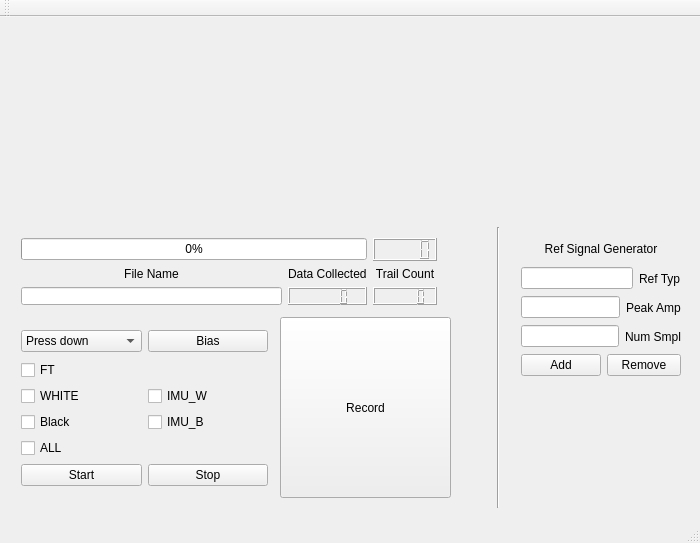
<?xml version="1.0" encoding="UTF-8"?>
<ui version="4.0">
 <class>MainWindow</class>
 <widget class="QMainWindow" name="MainWindow">
  <property name="geometry">
   <rect>
    <x>0</x>
    <y>0</y>
    <width>700</width>
    <height>543</height>
   </rect>
  </property>
  <property name="windowTitle">
   <string>MainWindow</string>
  </property>
  <widget class="QWidget" name="centralWidget">
   <property name="enabled">
    <bool>true</bool>
   </property>
   <widget class="QCustomPlot" name="customPlot" native="true">
    <property name="geometry">
     <rect>
      <x>10</x>
      <y>-10</y>
      <width>681</width>
      <height>211</height>
     </rect>
    </property>
   </widget>
   <widget class="QWidget" name="verticalLayoutWidget_3">
    <property name="geometry">
     <rect>
      <x>510</x>
      <y>210</y>
      <width>182</width>
      <height>161</height>
     </rect>
    </property>
    <layout class="QVBoxLayout" name="verticalLayout_6">
     <item>
      <layout class="QVBoxLayout" name="verticalLayout_4">
       <item>
        <widget class="QLabel" name="label">
         <property name="text">
          <string>&lt;html&gt;&lt;head/&gt;&lt;body&gt;&lt;p align=&quot;center&quot;&gt;Ref Signal Generator&lt;/p&gt;&lt;/body&gt;&lt;/html&gt;</string>
         </property>
        </widget>
       </item>
       <item>
        <layout class="QHBoxLayout" name="horizontalLayout_3">
         <item>
          <widget class="QLineEdit" name="Generator_type">
           <property name="text">
            <string/>
           </property>
          </widget>
         </item>
         <item>
          <widget class="QLabel" name="label_4">
           <property name="text">
            <string>Ref Typ</string>
           </property>
          </widget>
         </item>
        </layout>
       </item>
       <item>
        <layout class="QHBoxLayout" name="horizontalLayout_4">
         <item>
          <widget class="QLineEdit" name="Peak_amp">
           <property name="text">
            <string/>
           </property>
          </widget>
         </item>
         <item>
          <widget class="QLabel" name="label_5">
           <property name="text">
            <string>Peak Amp</string>
           </property>
          </widget>
         </item>
        </layout>
       </item>
       <item>
        <layout class="QHBoxLayout" name="horizontalLayout_6">
         <item>
          <widget class="QLineEdit" name="Num_sampls">
           <property name="text">
            <string/>
           </property>
          </widget>
         </item>
         <item>
          <widget class="QLabel" name="label_6">
           <property name="text">
            <string>Num Smpl</string>
           </property>
          </widget>
         </item>
        </layout>
       </item>
       <item>
        <layout class="QFormLayout" name="formLayout_3">
         <item row="0" column="0">
          <widget class="QPushButton" name="pushButton_add_generator">
           <property name="text">
            <string>Add</string>
           </property>
          </widget>
         </item>
         <item row="0" column="1">
          <widget class="QPushButton" name="pushButton_remove_generator">
           <property name="text">
            <string>Remove</string>
           </property>
          </widget>
         </item>
        </layout>
       </item>
      </layout>
     </item>
    </layout>
   </widget>
   <widget class="QWidget" name="verticalLayoutWidget_6">
    <property name="geometry">
     <rect>
      <x>10</x>
      <y>210</y>
      <width>438</width>
      <height>89</height>
     </rect>
    </property>
    <layout class="QVBoxLayout" name="verticalLayout_9">
     <item>
      <layout class="QHBoxLayout" name="horizontalLayout_9">
       <item>
        <widget class="QProgressBar" name="progressBar">
         <property name="value">
          <number>0</number>
         </property>
        </widget>
       </item>
       <item>
        <widget class="QLCDNumber" name="countdown">
         <property name="lineWidth">
          <number>1</number>
         </property>
         <property name="smallDecimalPoint">
          <bool>false</bool>
         </property>
        </widget>
       </item>
      </layout>
     </item>
     <item>
      <layout class="QHBoxLayout" name="horizontalLayout_8">
       <item>
        <layout class="QVBoxLayout" name="verticalLayout_5">
         <item>
          <widget class="QLabel" name="label_7">
           <property name="text">
            <string>&lt;html&gt;&lt;head/&gt;&lt;body&gt;&lt;p align=&quot;center&quot;&gt;File Name&lt;/p&gt;&lt;/body&gt;&lt;/html&gt;</string>
           </property>
          </widget>
         </item>
         <item>
          <widget class="QLineEdit" name="BAG_file_name">
           <property name="text">
            <string/>
           </property>
          </widget>
         </item>
        </layout>
       </item>
       <item>
        <layout class="QVBoxLayout" name="verticalLayout_7">
         <item>
          <widget class="QLabel" name="label_3">
           <property name="text">
            <string>Data Collected</string>
           </property>
          </widget>
         </item>
         <item>
          <widget class="QLCDNumber" name="sampleCount">
           <property name="styleSheet">
            <string notr="true">color: qconicalgradient(cx:0.5, cy:0.5, angle:0, stop:0 rgba(255, 255, 255, 255), stop:0.373979 rgba(255, 255, 255, 255), stop:0.373991 rgba(33, 30, 255, 255), stop:0.624018 rgba(33, 30, 255, 255), stop:0.624043 rgba(255, 0, 0, 255), stop:1 rgba(255, 0, 0, 255));</string>
           </property>
           <property name="lineWidth">
            <number>1</number>
           </property>
           <property name="smallDecimalPoint">
            <bool>false</bool>
           </property>
          </widget>
         </item>
        </layout>
       </item>
       <item>
        <layout class="QVBoxLayout" name="verticalLayout_8">
         <item>
          <widget class="QLabel" name="label_2">
           <property name="text">
            <string>&lt;html&gt;&lt;head/&gt;&lt;body&gt;&lt;p align=&quot;center&quot;&gt;Trail Count&lt;/p&gt;&lt;/body&gt;&lt;/html&gt;</string>
           </property>
          </widget>
         </item>
         <item>
          <widget class="QLCDNumber" name="trialCounter"/>
         </item>
        </layout>
       </item>
      </layout>
     </item>
    </layout>
   </widget>
   <widget class="QWidget" name="verticalLayoutWidget_8">
    <property name="geometry">
     <rect>
      <x>10</x>
      <y>300</y>
      <width>269</width>
      <height>184</height>
     </rect>
    </property>
    <layout class="QVBoxLayout" name="verticalLayout_11">
     <item>
      <layout class="QHBoxLayout" name="horizontalLayout_7">
       <item>
        <widget class="QComboBox" name="comboBox">
         <item>
          <property name="text">
           <string>Press down</string>
          </property>
         </item>
         <item>
          <property name="text">
           <string>Left</string>
          </property>
         </item>
         <item>
          <property name="text">
           <string>Right</string>
          </property>
         </item>
         <item>
          <property name="text">
           <string>Push forward</string>
          </property>
         </item>
         <item>
          <property name="text">
           <string>Pull back</string>
          </property>
         </item>
        </widget>
       </item>
       <item>
        <widget class="QPushButton" name="pushButton_bias">
         <property name="text">
          <string>Bias</string>
         </property>
        </widget>
       </item>
      </layout>
     </item>
     <item>
      <layout class="QVBoxLayout" name="verticalLayout_10">
       <item>
        <widget class="QCheckBox" name="checkBox_FT">
         <property name="text">
          <string>FT</string>
         </property>
        </widget>
       </item>
       <item>
        <layout class="QHBoxLayout" name="horizontalLayout">
         <item>
          <widget class="QCheckBox" name="checkBox_WHITE">
           <property name="text">
            <string>WHITE</string>
           </property>
          </widget>
         </item>
         <item>
          <widget class="QCheckBox" name="checkBox_WHITE_IMU">
           <property name="text">
            <string>IMU_W</string>
           </property>
          </widget>
         </item>
        </layout>
       </item>
       <item>
        <layout class="QHBoxLayout" name="horizontalLayout_2">
         <item>
          <widget class="QCheckBox" name="checkBox_BLCAK">
           <property name="text">
            <string>Black</string>
           </property>
          </widget>
         </item>
         <item>
          <widget class="QCheckBox" name="checkBox_BLACK_IMU">
           <property name="text">
            <string>IMU_B</string>
           </property>
          </widget>
         </item>
        </layout>
       </item>
       <item>
        <widget class="QCheckBox" name="checkBox_ALL">
         <property name="text">
          <string>ALL</string>
         </property>
        </widget>
       </item>
       <item>
        <layout class="QHBoxLayout" name="horizontalLayout_12">
         <item>
          <widget class="QPushButton" name="pushButton_Start">
           <property name="text">
            <string>Start</string>
           </property>
          </widget>
         </item>
         <item>
          <widget class="QPushButton" name="pushButton_Stop">
           <property name="text">
            <string>Stop</string>
           </property>
          </widget>
         </item>
        </layout>
       </item>
      </layout>
     </item>
    </layout>
   </widget>
   <widget class="Line" name="line">
    <property name="geometry">
     <rect>
      <x>490</x>
      <y>210</y>
      <width>16</width>
      <height>281</height>
     </rect>
    </property>
    <property name="styleSheet">
     <string notr="true">color: rgb(255, 255, 255);
font: 57 11pt &quot;Ubuntu&quot;;</string>
    </property>
    <property name="orientation">
     <enum>Qt::Vertical</enum>
    </property>
   </widget>
   <widget class="QPushButton" name="bag_record">
    <property name="geometry">
     <rect>
      <x>280</x>
      <y>300</y>
      <width>171</width>
      <height>181</height>
     </rect>
    </property>
    <property name="text">
     <string>Record</string>
    </property>
   </widget>
  </widget>
  <widget class="QMenuBar" name="menuBar">
   <property name="geometry">
    <rect>
     <x>0</x>
     <y>0</y>
     <width>700</width>
     <height>25</height>
    </rect>
   </property>
  </widget>
  <widget class="QToolBar" name="mainToolBar">
   <attribute name="toolBarArea">
    <enum>TopToolBarArea</enum>
   </attribute>
   <attribute name="toolBarBreak">
    <bool>false</bool>
   </attribute>
  </widget>
  <widget class="QStatusBar" name="statusBar"/>
 </widget>
 <layoutdefault spacing="6" margin="11"/>
 <customwidgets>
  <customwidget>
   <class>QCustomPlot</class>
   <extends>QWidget</extends>
   <header location="global">include/data_collection_gui/qcustomplot.h</header>
   <container>1</container>
  </customwidget>
 </customwidgets>
 <resources/>
 <connections>
  <connection>
   <sender>progressBar</sender>
   <signal>valueChanged(int)</signal>
   <receiver>sampleCount</receiver>
   <slot>display(int)</slot>
   <hints>
    <hint type="sourcelabel">
     <x>268</x>
     <y>268</y>
    </hint>
    <hint type="destinationlabel">
     <x>380</x>
     <y>270</y>
    </hint>
   </hints>
  </connection>
 </connections>
</ui>
